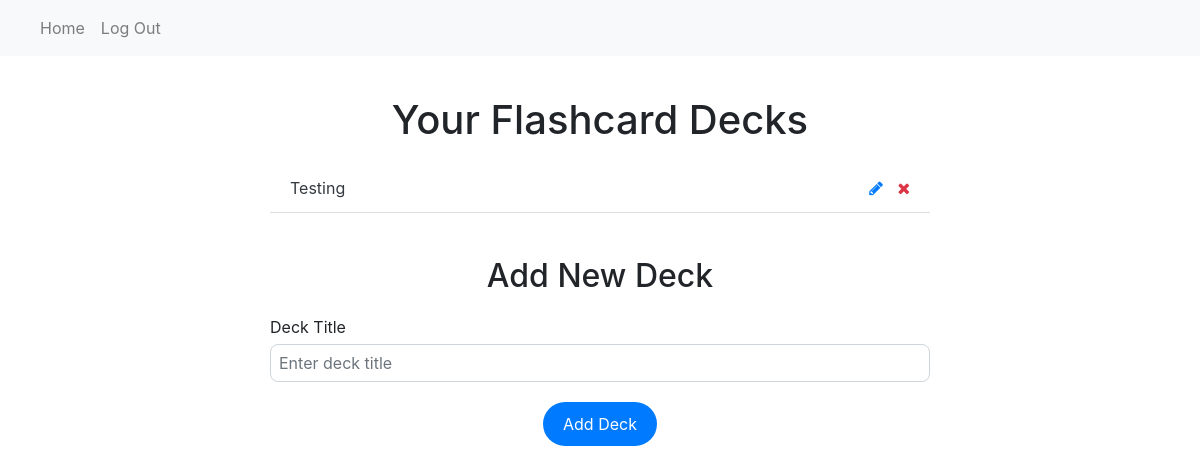
The page / (signed in) on the database as committed earlier.
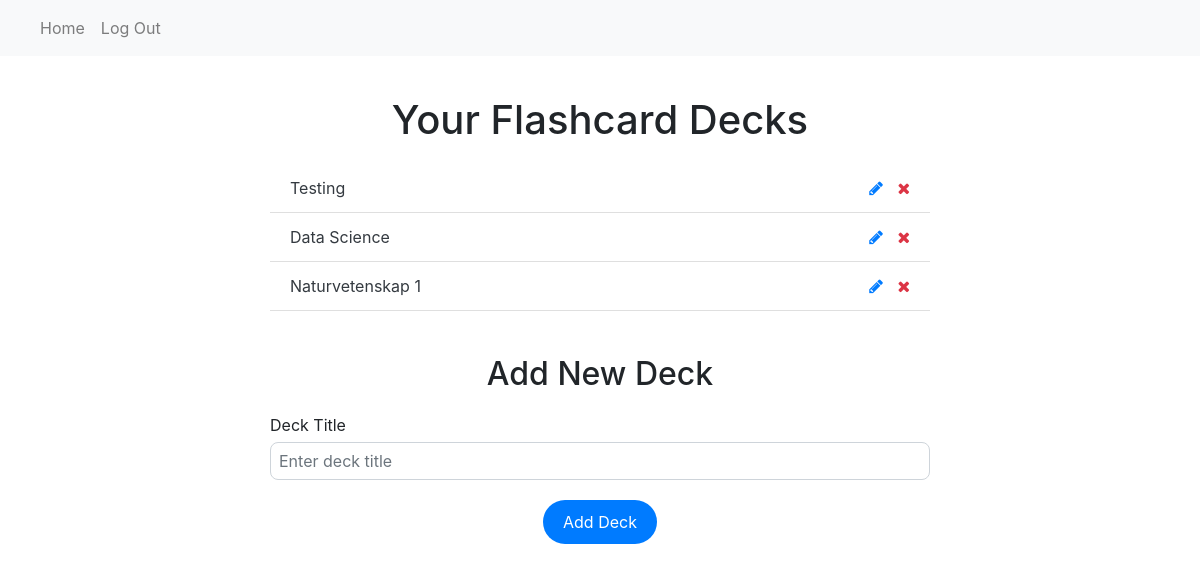
The same page on the database as committed later.
### website/models.py (models this page shows)
class Deck(db.Model):
    id = db.Column(db.Integer, primary_key=True)
    title = db.Column(db.String(100))
    user_id = db.Column(db.Integer, db.ForeignKey('user.id'))
    flashcards = db.relationship('Flashcard', back_populates='deck') # creates a relationship with the Flashcard class, will store a list of all the cards
    user = db.relationship('User', back_populates='decks')

### website/views.py (the view, shortened to what this page needs)
@views.route('/', methods=['GET', 'POST']) # sub URL leads to home
@login_required # this route is only accessible if logged in
def home():
    return render_template("home.html", user = current_user)

### website/__init__.py (called while the page is built)
def create_app():
    app = Flask(__name__)
    app.config['SECRET_KEY'] = 'superdupersecret'
    app.config['SQLALCHEMY_DATABASE_URI'] = f'sqlite:///{DB_NAME}'
    db.init_app(app) # takes database to use with app
    from .views import views
    from .auth import auth
    app.register_blueprint(views, url_prefix='/')
    app.register_blueprint(auth, url_prefix='/')
    from .models import User, Deck, Flashcard
    create_database(app)
    login_manager = LoginManager()
    login_manager.login_view = 'auth.login' # where redirect to login
    login_manager.init_app(app) # the app we are using
    @login_manager.user_loader
    def load_user(id):
        return User.query.get(int(id)) # checks the primary key which is the id as an int
    return app

### website/templates/home.html (shortened to what this page needs)
{% extends "base.html" %} {% block title %}Home{% endblock %} {% block content
%}
<h1 class="center">Your Flashcard Decks</h1>
<ul class="list-group list-group-flush" id="decks">
    {% for deck in user.decks %}
    <li class="list-group-item d-flex justify-content-between align-items-center">
      <a href="{{ url_for('views.deck', deck_id=deck.id) }}" class="text-decoration-none text-dark">
        {{ deck.title }}
      </a>
      <div>
        <a href="{{ url_for('views.edit_deck', deck_id=deck.id) }}" class="edit-btn">
          <i class="fa fa-pencil"></i>
        </a>
        <button type="button" class="delete-btn" onclick="deleteDeck({{ deck.id }})">
          <i class="fa fa-times"></i>
        </button>
      </div>
    </li>
    {% endfor %}
  </ul>
 <h2 class="center">Add New Deck</h2>
<form method="POST">
  <div class="form-field">
    <label for="deck">Deck Title</label>
    <input
      type="text"
      class="form-control"
      id="deck"
      name="deck"
      placeholder="Enter deck title"
    />
  </div>
  <div class="center">
    <button type="submit" class="button primary">Add Deck</button>
  </div>
</form>
{% endblock %}

Rows that differ between the two databases and show on the page:
added Deck: title "Data Science"
added Deck: title "Naturvetenskap 1"
